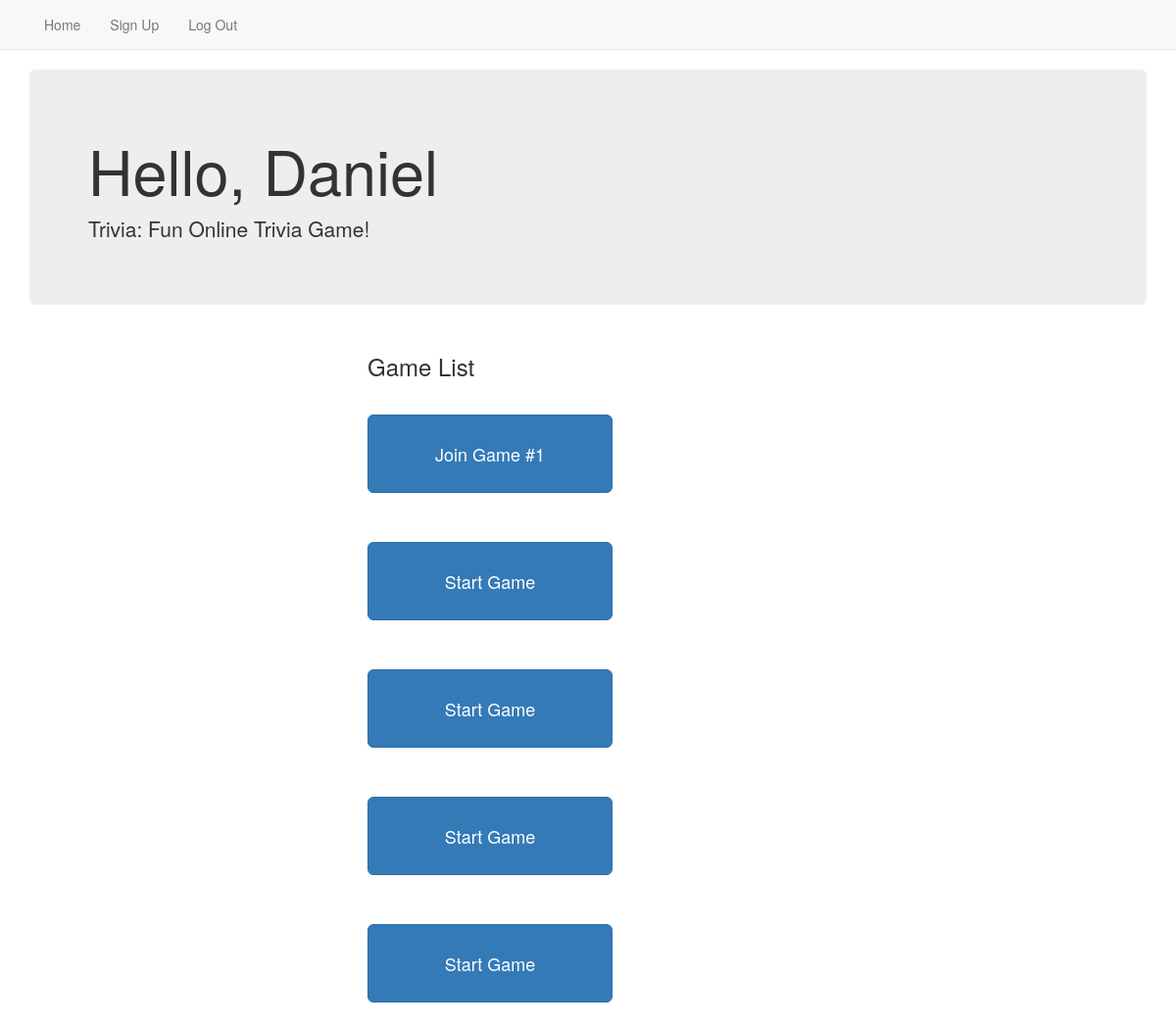
Before: /me/ (signed in) with the older database file.
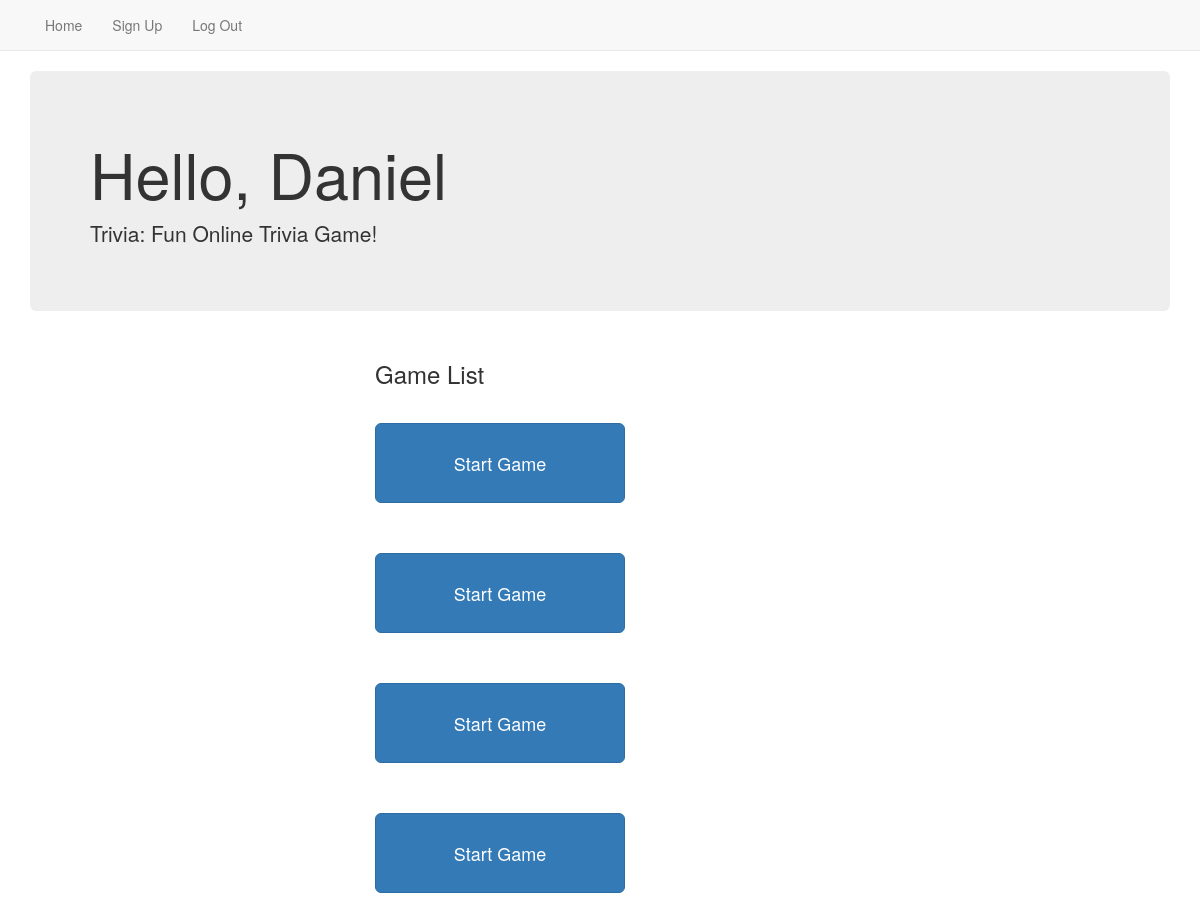
After: the same page with the newer database file.
### trivia/models.py (models this page shows)
class Game(models.Model):
    name = models.CharField(null=True, blank=True, max_length=200)
    create_date = models.DateTimeField(auto_now_add=True)

### trivia/views.py (the view)
# urls.py: url(r'^me/', views.me, name='me'),
def me(request):
    if request.user.is_authenticated:
        games = Game.objects.all()
        return render(
            request, 'me.html', {
                'user': request.user,
                'games': games,
            })
    else:
        return HttpResponseRedirect('/login/')

### trivia/templates/me.html (shortened to what this page needs)
{% extends 'base.html' %}
{% block content %}
    <div class="container">
      <div class="jumbotron">
          <h1>Hello, {{user.username}}</h1>
        <p>Trivia: Fun Online Trivia Game!</p>
        </div>
    </div>
    <div class="container" style="width:40%">
    <h3>Game List</h3>
    {% for game in games %}
        <button class="btn btn-primary btn-lg" style="height:80px;width:250px;margin-right:50px;margin-top:25px;margin-bottom:25px;"
                onclick="joinGame({{ game.id }});">Join Game #{{ game.id }}</button>
    {% endfor %}
    {%  for i in '1234'|make_list %}
        <button class="btn btn-primary btn-lg" style="height:80px;width:250px;margin-right:50px;margin-top:25px;margin-bottom:25px;"
                onclick="startGame();">Start Game</button>
    {% endfor %}
{% endblock %}

### trivia/templates/base.html (shortened to what this page needs)
<html>
    <head>
        {% load bootstrap3 %}
        {% bootstrap_css %}
    </head>
    <body style="background-color: white">
        <nav class="navbar navbar-default navbar-static-top">
          <div class="container">
           <ul class="nav navbar-nav">
              <li><a href="/">Home</a></li>
              <li><a href="/signup/">Sign Up</a></li>
              <li><a href="/logout/">Log Out</a></li>
            </ul>
          </div>
        </nav>
        {% block content %}
        {% endblock %}
    </body>
</html>

Changed rows visible on the page:
removed Game: id "1"
